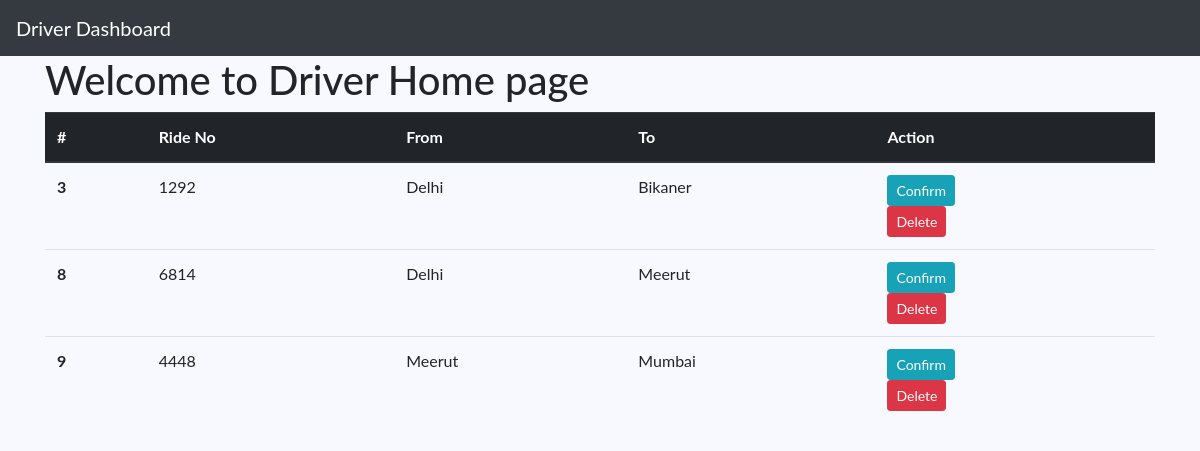
Page /dashboard on the earlier database version.
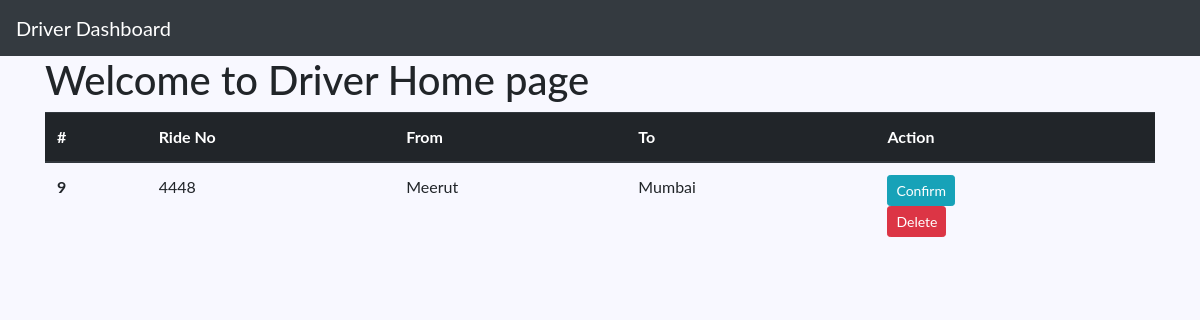
Same page on the later database version.
### customer/models.py (models this page shows)
class Rides(models.Model):
    ride_no = models.CharField(max_length=255, blank=True, null=True)
    From = models.CharField(max_length=60)
    to = models.CharField(max_length=60)
    Assigned_to =models.CharField(max_length=255, blank=True, null=True)
    Start_status  =models.BooleanField(default=False)
    Finish_status =models.BooleanField(default=False)
    created_at    = models.DateTimeField(auto_now_add=True)

### driver/views.py (the view)
# urls.py: path('dashboard', views.dashboard, name='dashboard'),
def dashboard(request):
    ride_items = Rides.objects.all().filter(Assigned_to__isnull=True).order_by("id")
    return render(request, 'driver/dashboard.html', {
      "ride_items": ride_items})

### templates/driver/dashboard.html (shortened to what this page needs)
{% extends "base.html" %}
{% load static %}
{% block content %}
<nav class="navbar navbar-dark bg-dark">
    <a class="navbar-brand" href="#">Driver Dashboard</a>
</nav>
<div class="container">
    <h1>Welcome to Driver Home page</h1>
    <div class="Row">
      <table class="table">
        <thead class="thead-dark">
          <tr>
            <th scope="col">#</th>
            <th scope="col">Ride No</th>
            <th scope="col">From</th>
            <th scope="col">To</th>
            <th scope="col">Action</th>
          </tr>
        </thead>
        <tbody>
          {% for ride_item in ride_items %}
          <tr>
            <th scope="row">{{ ride_item.id }}</th>
            <td>{{ ride_item.ride_no }}</td>
            <td>{{ ride_item.From }}</td>
            <td>{{ ride_item.to }}</td>
            <td>
              <form action="confirm_ride/{{ride_item.id}}/" method="POST">
                  <button type="submit" class="btn btn-sm btn-info">Confirm</button>
              </form>
              <form action="delete_ride/{{ride_item.id}}/" action="post">
                <button type="submit" class="btn btn-sm btn-danger">Delete</button>
              </form>
            </td>
          </tr>
          {% endfor %}
        </tbody>
      </table>
    </div>
</div>
{% endblock content %}

Differences in the rows shown:
no longer on this page (row edited): Rides: id "3", ride_no "1292", From "Delhi", to "Bikaner"
no longer on this page (row edited): Rides: id "8", ride_no "6814", From "Delhi", to "Meerut"
